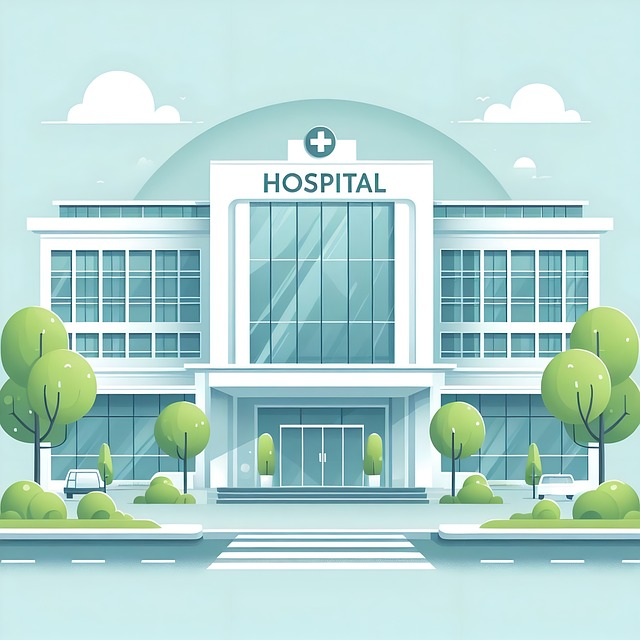
#> input picture page_web/1.jpg, 640 x 640 px, given in place of the camera
$ jupyter execute 'DETECTION DE MOUVMENT.ipynb'
#> lines starting #> are read from the running program, lines starting #| are printed output that depends on the picture; after the words box and inside, x2 and y2 are one past the last pixel; in counts of white or black regions, pixels touching at a corner belong together
[cell 1]
import numpy as np
import cv2

# Initialisation de la capture vidéo depuis la caméra du PC
cap = cv2.VideoCapture(0)

# Paramètres de l'algorithme
kernel_blur =11
seuil = 40
surface = 1000

# Lecture de la première image pour la référence
ret, originale = cap.read()
#> originale is the input picture: shape (640, 640, 3); mean B, G, R 208.9, 213.2, 178.8
if not ret:
    print("Erreur: impossible de capturer l'image initiale.")
    cap.release()
    cv2.destroyAllWindows()
    sys.exit()

originale = cv2.cvtColor(originale, cv2.COLOR_BGR2GRAY)
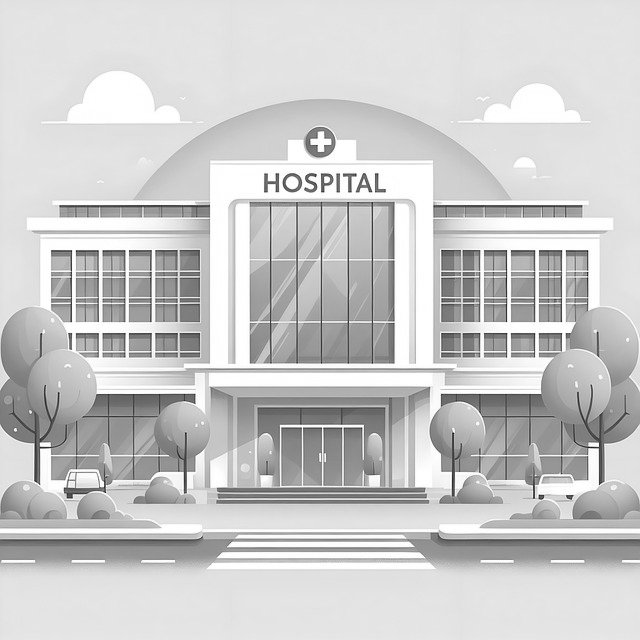
#> originale: shape (640, 640); min 21, max 255, mean 202.4
originale = cv2.GaussianBlur(originale, (kernel_blur, kernel_blur), 0)
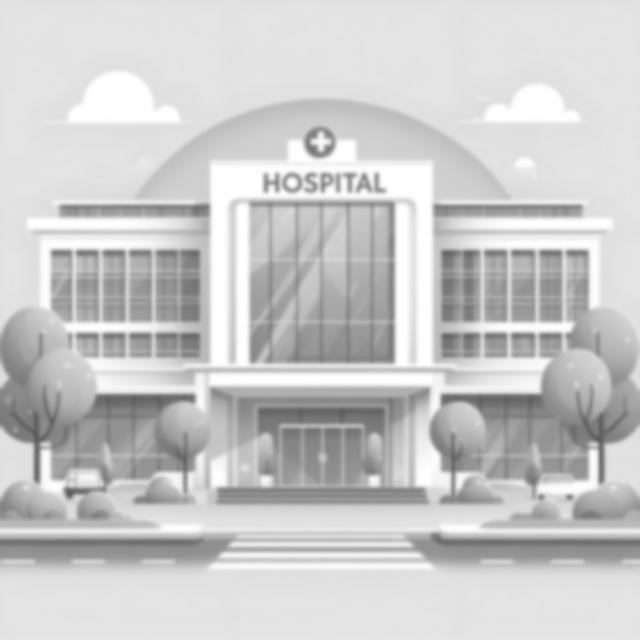
#> originale: shape (640, 640); min 89, max 255, mean 202.4
kernel_dilate = np.ones((5, 5), np.uint8)

while True:
    ret, frame = cap.read()
    if not ret:
        print("Erreur: impossible de capturer l'image.")
        break

    gray = cv2.cvtColor(frame, cv2.COLOR_BGR2GRAY)
    gray = cv2.GaussianBlur(gray, (kernel_blur, kernel_blur), 0)
    mask = cv2.absdiff(originale, gray)
#> mask: shape (640, 640); every value is 0
    mask = cv2.threshold(mask, seuil, 255, cv2.THRESH_BINARY)[1]
    mask = cv2.dilate(mask, kernel_dilate, iterations=3)
    contours, _ = cv2.findContours(mask, cv2.RETR_EXTERNAL, cv2.CHAIN_APPROX_SIMPLE)
#> contours = []
    frame_contour = frame.copy()

    for c in contours:
        cv2.drawContours(frame_contour, [c], 0, (0, 255, 0), 5)
        if cv2.contourArea(c) < surface:
            continue
        x, y, w, h = cv2.boundingRect(c)
        cv2.rectangle(frame, (x, y), (x + w, y + h), (0, 0, 255), 2)
#> this loop made 0 passes

    # Mise à jour de l'image de référence pour la prochaine itération
    originale = gray

    # Affichage des informations de paramètres sur le cadre
    cv2.putText(frame, f"[o|l]seuil: {seuil}  [p|m]blur: {kernel_blur}  [i|k]surface: {surface}",
                (10, 30), cv2.FONT_HERSHEY_COMPLEX_SMALL, 1, (0, 255, 255), 2)
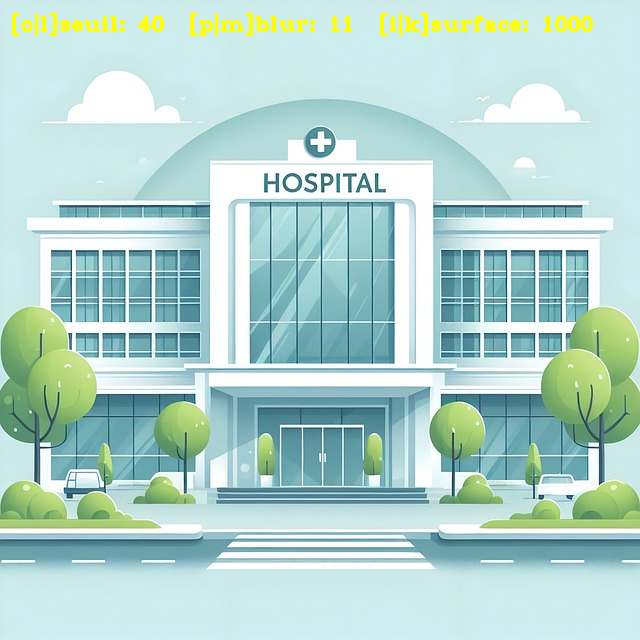
#> frame: shape (640, 640, 3); 0.99% of pixels changed, all inside (x1, y1, x2, y2) = (12, 13, 593, 36)

    # Affichage des fenêtres
    cv2.imshow("frame", frame)
    cv2.imshow("contour", frame_contour)
    cv2.imshow("mask", mask)

    # Gestion des entrées clavier
    key = cv2.waitKey(30) & 0xFF
#> (key q is pressed here)
    if key == ord('q'):
        break
    if key == ord('p'):
        kernel_blur = min(43, kernel_blur + 2)
    if key == ord('m'):
        kernel_blur = max(1, kernel_blur - 2)
    if key == ord('i'):
        surface += 1000
    if key == ord('k'):
        surface = max(1000, surface - 1000)
    if key == ord('o'):
        seuil = min(255, seuil + 1)
    if key == ord('l'):
        seuil = max(1, seuil - 1)

# Libération des ressources
cap.release()
cv2.destroyAllWindows()
